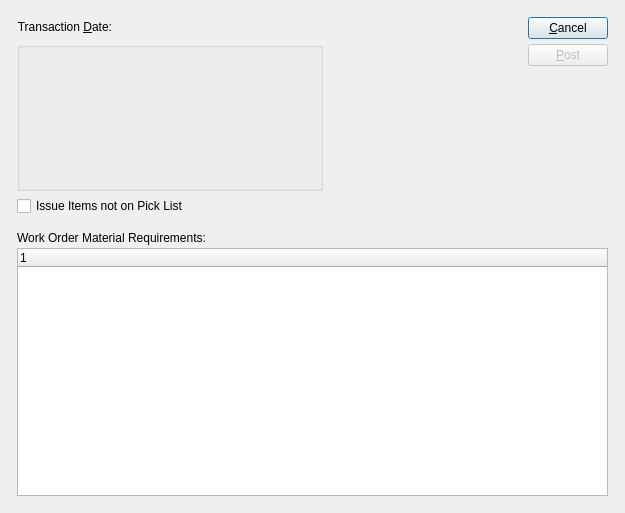
<?xml version="1.0" encoding="UTF-8"?>
<ui version="4.0">
 <comment>This file is part of the xTuple ERP: PostBooks Edition, a free and
open source Enterprise Resource Planning software suite,
Copyright (c) 1999-2011 by OpenMFG LLC, d/b/a xTuple.
It is licensed to you under the Common Public Attribution License
version 1.0, the full text of which (including xTuple-specific Exhibits)
is available at www.xtuple.com/CPAL.  By using this software, you agree
to be bound by its terms.</comment>
 <class>issueWoMaterialBatch</class>
 <widget class="QDialog" name="issueWoMaterialBatch">
  <property name="geometry">
   <rect>
    <x>0</x>
    <y>0</y>
    <width>625</width>
    <height>513</height>
   </rect>
  </property>
  <property name="windowTitle">
   <string>Issue Work Order Material Batch</string>
  </property>
  <layout class="QGridLayout" name="gridLayout_4">
   <item row="0" column="0">
    <layout class="QGridLayout" name="gridLayout_3">
     <property name="margin">
      <number>12</number>
     </property>
     <property name="spacing">
      <number>12</number>
     </property>
     <item row="0" column="0">
      <layout class="QHBoxLayout" name="horizontalLayout_2">
       <item>
        <layout class="QVBoxLayout" name="verticalLayout">
         <item>
          <layout class="QHBoxLayout" name="horizontalLayout">
           <item>
            <widget class="QLabel" name="_transDateLit">
             <property name="text">
              <string>Transaction &amp;Date:</string>
             </property>
             <property name="alignment">
              <set>Qt::AlignRight|Qt::AlignTrailing|Qt::AlignVCenter</set>
             </property>
             <property name="buddy">
              <cstring>_transDate</cstring>
             </property>
            </widget>
           </item>
           <item>
            <widget class="DLineEdit" name="_transDate">
             <property name="sizePolicy">
              <sizepolicy hsizetype="Preferred" vsizetype="Fixed">
               <horstretch>0</horstretch>
               <verstretch>0</verstretch>
              </sizepolicy>
             </property>
            </widget>
           </item>
           <item>
            <spacer>
             <property name="orientation">
              <enum>Qt::Horizontal</enum>
             </property>
             <property name="sizeType">
              <enum>QSizePolicy::Expanding</enum>
             </property>
             <property name="sizeHint" stdset="0">
              <size>
               <width>20</width>
               <height>20</height>
              </size>
             </property>
            </spacer>
           </item>
          </layout>
         </item>
         <item>
          <widget class="QGroupBox" name="_woGroup">
           <property name="title">
            <string/>
           </property>
           <layout class="QGridLayout" name="gridLayout">
            <item row="0" column="0">
             <widget class="WoCluster" name="_wo">
              <property name="sizePolicy">
               <sizepolicy hsizetype="Fixed" vsizetype="Fixed">
                <horstretch>0</horstretch>
                <verstretch>0</verstretch>
               </sizepolicy>
              </property>
              <property name="minimumSize">
               <size>
                <width>290</width>
                <height>130</height>
               </size>
              </property>
              <property name="focusPolicy">
               <enum>Qt::StrongFocus</enum>
              </property>
             </widget>
            </item>
           </layout>
          </widget>
         </item>
         <item>
          <widget class="XCheckBox" name="_nonPickItems">
           <property name="text">
            <string>Issue Items not on Pick List</string>
           </property>
          </widget>
         </item>
        </layout>
       </item>
       <item>
        <spacer>
         <property name="orientation">
          <enum>Qt::Horizontal</enum>
         </property>
         <property name="sizeType">
          <enum>QSizePolicy::Expanding</enum>
         </property>
         <property name="sizeHint" stdset="0">
          <size>
           <width>114</width>
           <height>81</height>
          </size>
         </property>
        </spacer>
       </item>
       <item>
        <layout class="QVBoxLayout">
         <item>
          <widget class="QPushButton" name="_close">
           <property name="text">
            <string>&amp;Cancel</string>
           </property>
          </widget>
         </item>
         <item>
          <widget class="QPushButton" name="_issue">
           <property name="enabled">
            <bool>false</bool>
           </property>
           <property name="text">
            <string>&amp;Post</string>
           </property>
          </widget>
         </item>
         <item>
          <spacer>
           <property name="orientation">
            <enum>Qt::Vertical</enum>
           </property>
           <property name="sizeType">
            <enum>QSizePolicy::Expanding</enum>
           </property>
           <property name="sizeHint" stdset="0">
            <size>
             <width>20</width>
             <height>80</height>
            </size>
           </property>
          </spacer>
         </item>
        </layout>
       </item>
      </layout>
     </item>
     <item row="1" column="0">
      <widget class="QFrame" name="_frame_2">
       <property name="sizePolicy">
        <sizepolicy hsizetype="Preferred" vsizetype="Expanding">
         <horstretch>0</horstretch>
         <verstretch>1</verstretch>
        </sizepolicy>
       </property>
       <property name="frameShape">
        <enum>QFrame::NoFrame</enum>
       </property>
       <property name="frameShadow">
        <enum>QFrame::Raised</enum>
       </property>
       <layout class="QGridLayout" name="gridLayout_2">
        <property name="margin">
         <number>0</number>
        </property>
        <item row="0" column="0">
         <widget class="QFrame" name="_frame">
          <property name="frameShape">
           <enum>QFrame::NoFrame</enum>
          </property>
          <property name="frameShadow">
           <enum>QFrame::Raised</enum>
          </property>
          <layout class="QGridLayout">
           <property name="margin">
            <number>0</number>
           </property>
           <item row="0" column="0">
            <layout class="QVBoxLayout">
             <property name="spacing">
              <number>0</number>
             </property>
             <item>
              <widget class="QLabel" name="_woMaterialRequirementsLit">
               <property name="minimumSize">
                <size>
                 <width>0</width>
                 <height>20</height>
                </size>
               </property>
               <property name="text">
                <string>Work Order Material Requirements:</string>
               </property>
              </widget>
             </item>
             <item>
              <widget class="XTreeWidget" name="_womatl">
               <property name="sizePolicy">
                <sizepolicy hsizetype="Expanding" vsizetype="Expanding">
                 <horstretch>0</horstretch>
                 <verstretch>0</verstretch>
                </sizepolicy>
               </property>
              </widget>
             </item>
            </layout>
           </item>
          </layout>
         </widget>
        </item>
       </layout>
      </widget>
     </item>
    </layout>
   </item>
  </layout>
 </widget>
 <layoutdefault spacing="5" margin="5"/>
 <pixmapfunction>qPixmapFromMimeSource</pixmapfunction>
 <customwidgets>
  <customwidget>
   <class>DLineEdit</class>
   <extends>QWidget</extends>
   <header>datecluster.h</header>
  </customwidget>
  <customwidget>
   <class>WoCluster</class>
   <extends>QWidget</extends>
   <header>wocluster.h</header>
  </customwidget>
  <customwidget>
   <class>XCheckBox</class>
   <extends>QCheckBox</extends>
   <header>xcheckbox.h</header>
  </customwidget>
  <customwidget>
   <class>XTreeWidget</class>
   <extends>QTreeWidget</extends>
   <header>xtreewidget.h</header>
  </customwidget>
 </customwidgets>
 <tabstops>
  <tabstop>_transDate</tabstop>
  <tabstop>_wo</tabstop>
  <tabstop>_nonPickItems</tabstop>
  <tabstop>_issue</tabstop>
  <tabstop>_close</tabstop>
  <tabstop>_womatl</tabstop>
 </tabstops>
 <resources/>
 <connections>
  <connection>
   <sender>_close</sender>
   <signal>clicked()</signal>
   <receiver>issueWoMaterialBatch</receiver>
   <slot>close()</slot>
   <hints>
    <hint type="sourcelabel">
     <x>20</x>
     <y>20</y>
    </hint>
    <hint type="destinationlabel">
     <x>20</x>
     <y>20</y>
    </hint>
   </hints>
  </connection>
 </connections>
</ui>
